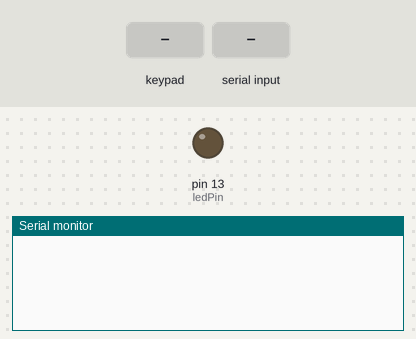
Bench run of a sketch on a simulated Arduino Uno, built with avr-gcc and run on an emulated ATmega328P. Parts: output pins drawn as LEDs (lit = HIGH), the last lines printed to the serial monitor. Wiring (inferred from the names in the program): 2×2 keypad with keys 1 2 3 4 (labels assumed): rows pin 4, pin 5; columns pin 2, pin 3. Inputs (shaded band) come from the test bench. Pins used as bus, display or sensor lines are not drawn.

Above: at 1.2 s.
1.3 s: key '1' pressed
At 1.9 s:
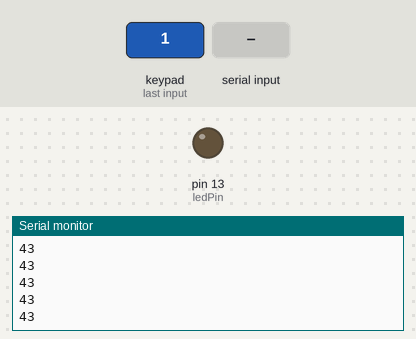
2.8 s: "a" received over Serial
At 3.5 s:
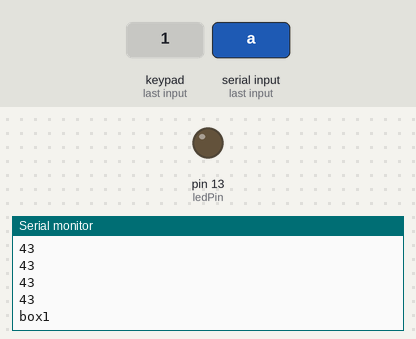

Measured:
- after the input at 1.3 s, the serial monitor: prints a new line at once (image 1)
- after the input at 2.8 s, the serial monitor: prints a new line at once (image 2)

The sketch:

atemega328p_seriell.ino
```cpp
char id[] = "box1";

byte columnPins[] = { 2, 3 };
byte rowPins[] = { 4, 5 };

const byte ledPin =  13;

void setup() {
  Serial.begin(9600);
  pinMode(ledPin, OUTPUT);

  setupButtonMatrix();
  setupOfSwitch();
  setupOfoSwitch();
}

void loop() {
  loopButtonMatrix();
  loopOfSwitch();
  loopOfoSwitch();
}


void serialEvent() {
  int incomingByte = Serial.read();

  if (incomingByte == 97) {
    Serial.println(id);
  }
}
```

button_matrix.ino
```cpp
void setupButtonMatrix() {
  for (byte c = 0; c < sizeof(columnPins) / sizeof(columnPins[0]); c++) {
    pinMode(columnPins[c], OUTPUT);
    digitalWrite(columnPins[c], LOW);
  }

  for (byte r = 0; r < sizeof(rowPins) / sizeof(rowPins[0]); r++) {
    pinMode(rowPins[r], INPUT_PULLUP);
  }
}

void loopButtonMatrix() {
  for (byte c = 0; c < sizeof columnPins / sizeof columnPins[0]; c++) {
    digitalWrite(columnPins[c], HIGH);

    for (byte r = 0; r < sizeof rowPins / sizeof rowPins[0]; r++) {
      if (digitalRead(rowPins[r]) == HIGH)
        continue;

      Serial.print(rowPins[r]);
      Serial.println(columnPins[c]);
    }

    digitalWrite(columnPins[c], LOW);
  }
}
```

of_switch.ino
```cpp
//7 8

byte ofColumns[] = { 7, 8 };
byte ofRows[] = { 9, 10 };

void setupOfSwitch() {
  for (byte c = 0; c < sizeof(ofColumns) / sizeof(ofColumns[0]); c++) {
    pinMode(ofColumns[c], OUTPUT);
    digitalWrite(ofColumns[c], LOW);
  }

  for (byte r = 0; r < sizeof(ofRows) / sizeof(ofRows[0]); r++) {
    pinMode(ofRows[r], INPUT_PULLUP);
  }
}

void loopOfSwitch() {

}
```

ofo_switch.ino
```cpp
void setupOfoSwitch() {

}

void loopOfoSwitch() {

}
```
